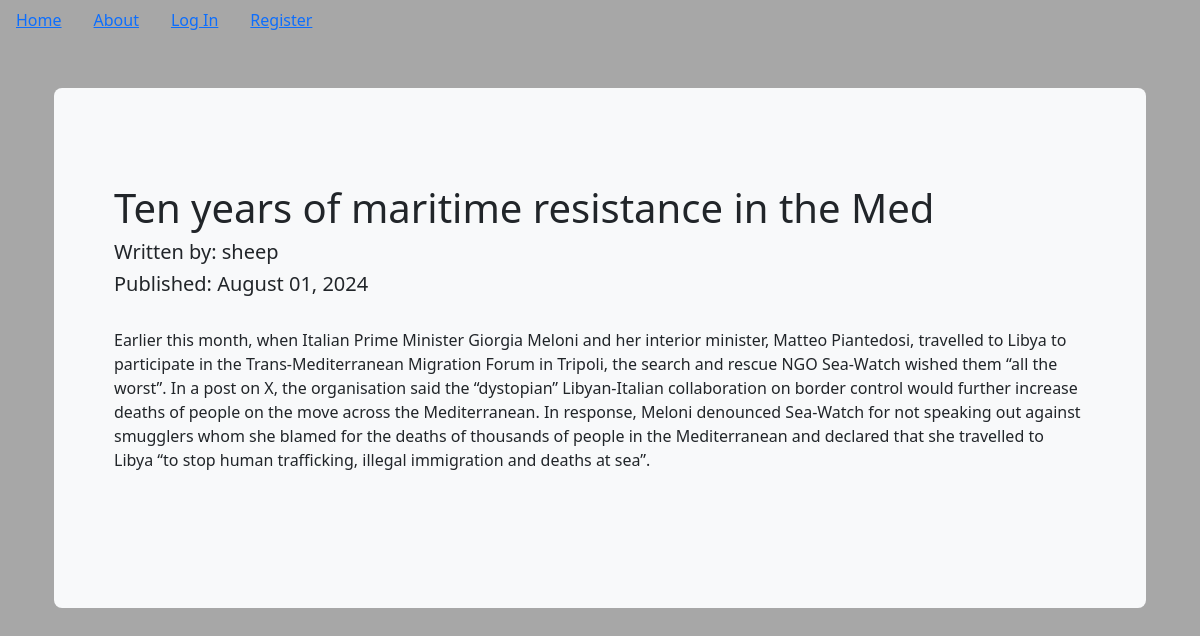
The page /5 on the database its author committed.
### puppycompanyblog/models.py (models this page shows, shortened)
class BlogPost(db.Model):
    users = db.relationship(User)
    id = db.Column(db.Integer,primary_key=True)
    user_id = db.Column(db.Integer,db.ForeignKey('users.id'),nullable=False)
    date = db.Column(db.DateTime,nullable=False,default=datetime.utcnow)
    title = db.Column(db.String(140),nullable=False)
    text = db.Column(db.Text,nullable=False)

class User(db.Model,UserMixin):
    __tablename__ = 'users'
    id = db.Column(db.Integer,primary_key=True)
    profile_image = db.Column(db.String(64),nullable=False,default='default_profile.png')
    email = db.Column(db.String(64),unique=True,index=True)
    username = db.Column(db.String(64),unique=True,index=True)
    password_hash = db.Column(db.String(128))
    posts = db.relationship('BlogPost',backref='author',lazy=True)

### puppycompanyblog/users/views.py (the view)
@users.route("/<username>")
def user_posts(username):
    page = request.args.get('page',1,type=int)
    user = User.query.filter_by(username=username).first_or_404()
    blog_posts = BlogPost.query.filter_by(author=user).order_by(BlogPost.date.desc()).paginate(page=page,per_page=5)
    return render_template('user_blog_posts.html',blog_posts=blog_posts,user=user)

### puppycompanyblog/blog_posts/views.py (called while the page is built)
@blog_posts.route('/<int:blog_post_id>')
def blog_post(blog_post_id):
  blog_post = BlogPost.query.get_or_404(blog_post_id)
  return render_template('blog_post.html',
                         title=blog_post.title,
                         date=blog_post.date,post=blog_post)

### puppycompanyblog/templates/blog_post.html (shortened to what this page needs)
{% extends "base.html" %}
{% block content %}
<div class="container py-5">
  <div class="p-5 mb-4 bg-light rounded-3">
    <div class="container-fluid py-5">
      <h1>{{ post.title }}</h1>
      <h5>Written by: {{ post.author.username }}</h5>
      <h5>Published: {{ post.date.strftime('%B %d, %Y') }}</h5>
      <br>
      <p>{{ post.text }}</p>
      <br>
    </div>
  </div>
</div>
{% endblock %}

### puppycompanyblog/templates/base.html (style rules this page uses)
body { background-color: #a7a7a7; }

### rows shown on the page
BlogPost: title "Ten years of maritime resistance in the Med", date "August 01, 2024", text "Earlier this month, when Italian Prime Minister Giorgia Meloni and her interior minister, Matteo Piantedosi, travelled to Libya to participate in the Trans-Mediterranean Migration Forum in Tripoli, the search and rescue NGO Sea-Watch wished them “all the worst”. In a post on X, the organisation said the “dystopian” Libyan-Italian collaboration on border control would further increase deaths of people on the move across the Mediterranean. In response, Meloni denounced Sea-Watch for not speaking out against smugglers whom she blamed for the deaths of thousands of people in the Mediterranean and declared that she travelled to Libya “to stop human trafficking, illegal immigration and deaths at…"
User: author.username "sheep"
